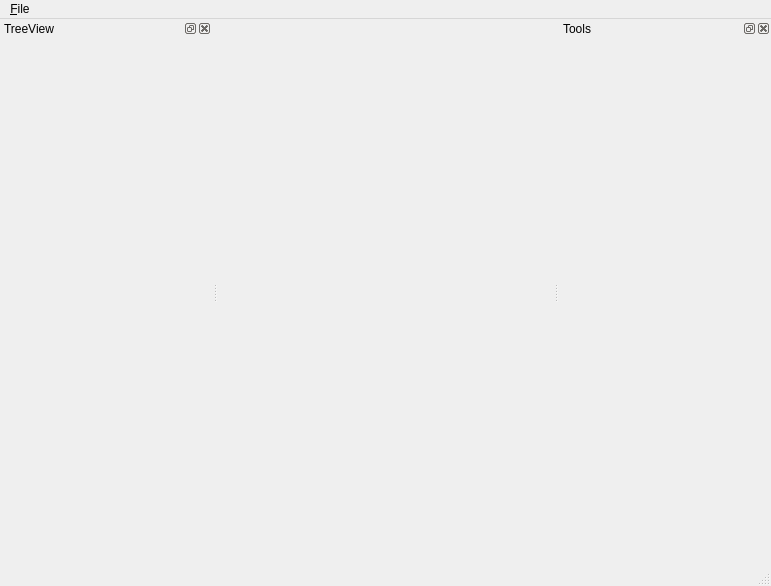
<?xml version="1.0" encoding="UTF-8"?>
<ui version="4.0">
 <class>MainWindow</class>
 <widget class="QMainWindow" name="MainWindow">
  <property name="geometry">
   <rect>
    <x>0</x>
    <y>0</y>
    <width>771</width>
    <height>586</height>
   </rect>
  </property>
  <property name="windowTitle">
   <string>MainWindow</string>
  </property>
  <property name="documentMode">
   <bool>false</bool>
  </property>
  <property name="dockOptions">
   <set>QMainWindow::AllowTabbedDocks|QMainWindow::AnimatedDocks</set>
  </property>
  <widget class="QWidget" name="centralwidget">
   <property name="autoFillBackground">
    <bool>true</bool>
   </property>
   <layout class="QVBoxLayout" name="verticalLayout"/>
  </widget>
  <widget class="QMenuBar" name="menubar">
   <property name="geometry">
    <rect>
     <x>0</x>
     <y>0</y>
     <width>771</width>
     <height>23</height>
    </rect>
   </property>
   <widget class="QMenu" name="menuFile">
    <property name="title">
     <string>&amp;File</string>
    </property>
    <addaction name="actionOpen"/>
    <addaction name="separator"/>
    <addaction name="actionQuit"/>
   </widget>
   <addaction name="menuFile"/>
  </widget>
  <widget class="QStatusBar" name="statusbar"/>
  <widget class="QDockWidget" name="dock_treeview">
   <property name="minimumSize">
    <size>
     <width>212</width>
     <height>206</height>
    </size>
   </property>
   <property name="allowedAreas">
    <set>Qt::LeftDockWidgetArea|Qt::RightDockWidgetArea</set>
   </property>
   <property name="windowTitle">
    <string>TreeView</string>
   </property>
   <attribute name="dockWidgetArea">
    <number>1</number>
   </attribute>
   <widget class="QWidget" name="dockWidgetContents_20"/>
  </widget>
  <widget class="QDockWidget" name="dock_tools">
   <property name="minimumSize">
    <size>
     <width>212</width>
     <height>206</height>
    </size>
   </property>
   <property name="allowedAreas">
    <set>Qt::LeftDockWidgetArea|Qt::RightDockWidgetArea</set>
   </property>
   <property name="windowTitle">
    <string>Tools</string>
   </property>
   <attribute name="dockWidgetArea">
    <number>2</number>
   </attribute>
   <widget class="QWidget" name="dockWidgetContents"/>
  </widget>
  <action name="actionOpen">
   <property name="text">
    <string>&amp;Open</string>
   </property>
   <property name="toolTip">
    <string>Open</string>
   </property>
  </action>
  <action name="actionQuit">
   <property name="text">
    <string>&amp;Quit</string>
   </property>
  </action>
 </widget>
 <resources/>
 <connections/>
</ui>
